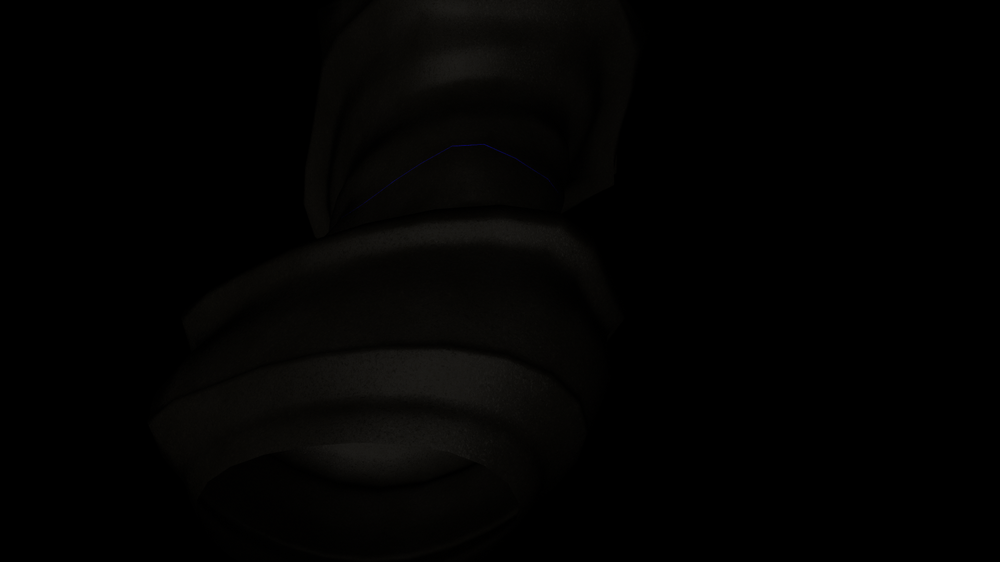
#> input picture log_reconstruction/final_3d_scan/tronco041.png, 1000 x 562 px, shrunk from 1920 x 1080 before the run; its folder holds only this picture in this run
$ jupyter execute test_june.ipynb
#> lines starting #> are read from the running program, lines starting #| are printed output that depends on the picture; after the words box and inside, x2 and y2 are one past the last pixel; in counts of white or black regions, pixels touching at a corner belong together
[cell 1]
import cv2
import numpy as np
import matplotlib.pyplot as plt
import os
import random

# Get a random PNG file from the directory
folder = "log_reconstruction/final_3d_scan/"
png_files = [f for f in os.listdir(folder) if f.lower().endswith('.png')]
random_file = random.choice(png_files)
img_path = os.path.join(folder, random_file)

# Load the image (OpenCV loads in BGR)
img = cv2.imread(img_path)
#> img is the input picture: shape (562, 1000, 3); mean B, G, R 2, 2.5, 2.8

# Convert to HSV for better color segmentation
hsv = cv2.cvtColor(img, cv2.COLOR_BGR2HSV)
#> hsv: shape (562, 1000, 3); mean H, S, V 7, 28.8, 2.8

# Define blue color range (tune as needed)
lower_blue = np.array([30, 30, 30])
upper_blue = np.array([140, 255, 255])

# Mask the blue regions
mask = cv2.inRange(hsv, lower_blue, upper_blue)
#> mask: shape (562, 1000); 0.04% white in thin lines or dots, all inside (x1, y1, x2, y2) = (364, 144, 550, 203)

# --- Normalize images for better brightness/contrast ---
# Normalize original image
img_norm = cv2.normalize(img, None, 0, 255, cv2.NORM_MINMAX)
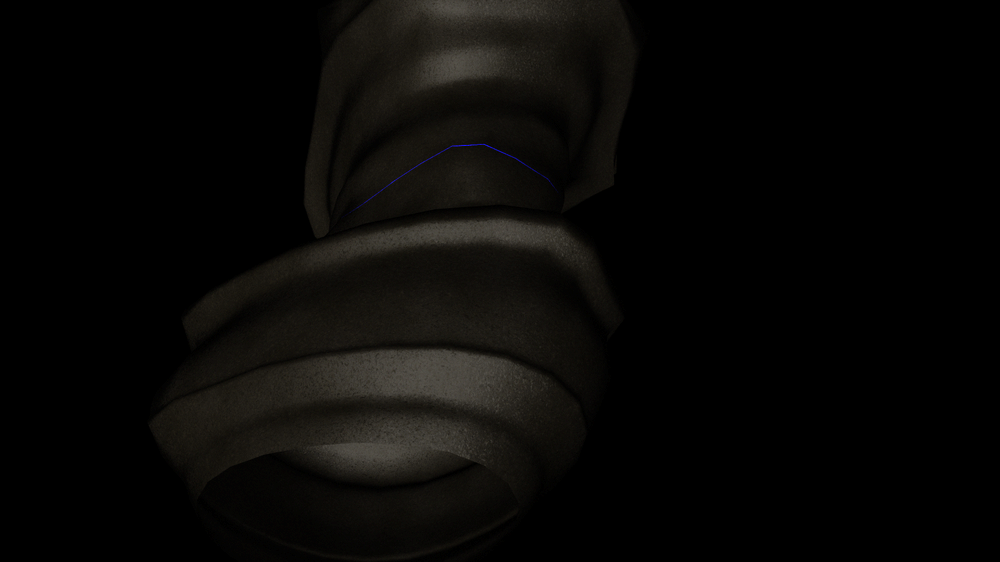
#> img_norm: shape (562, 1000, 3); mean B, G, R 6.2, 7.6, 8.4
# Normalize mask for display
mask_norm = cv2.normalize(mask, None, 0, 255, cv2.NORM_MINMAX)

# --- Histogram Equalization ---
# For color images, convert to YUV and equalize the Y channel
img_yuv = cv2.cvtColor(img_norm, cv2.COLOR_BGR2YUV)
#> img_yuv: shape (562, 1000, 3); mean of channels 0, 1, 2 7.7, 127.3, 128.7
img_yuv[:,:,0] = cv2.equalizeHist(img_yuv[:,:,0])
#> img_yuv: shape (562, 1000, 3); mean of channels 0, 1, 2 46.2, 127.3, 128.7
img_eq = cv2.cvtColor(img_yuv, cv2.COLOR_YUV2BGR)
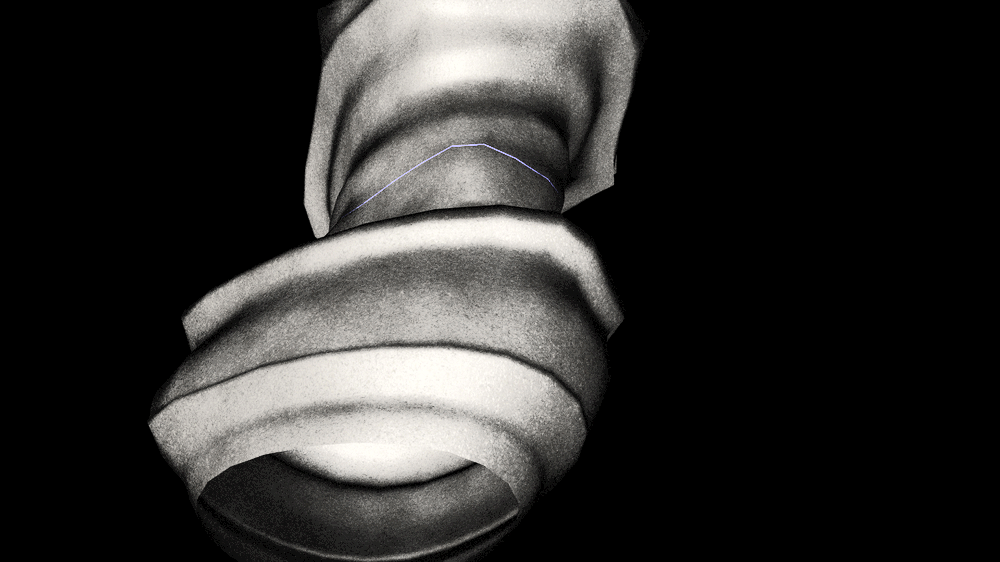
#> img_eq: shape (562, 1000, 3); mean B, G, R 44.8, 46.1, 46.9

# For mask (single channel), just equalize directly
mask_eq = cv2.equalizeHist(mask_norm)

# Plot original and mask (bigger and brighter, with equalization)
plt.figure(figsize=(16, 10))
plt.subplot(1,2,1)
plt.title('Original Image (Equalized)')
plt.imshow(cv2.cvtColor(img_eq, cv2.COLOR_BGR2RGB))
plt.axis('off')

plt.subplot(1,2,2)
plt.title('Blue Laser Mask (Equalized)')
plt.imshow(mask_eq, cmap='gray')
plt.axis('off')

plt.show()
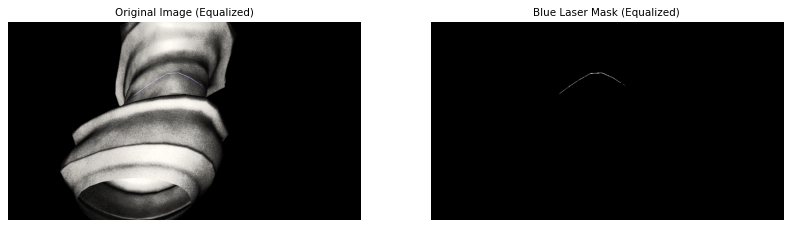
#> figure drawn by matplotlib, 2 panels
